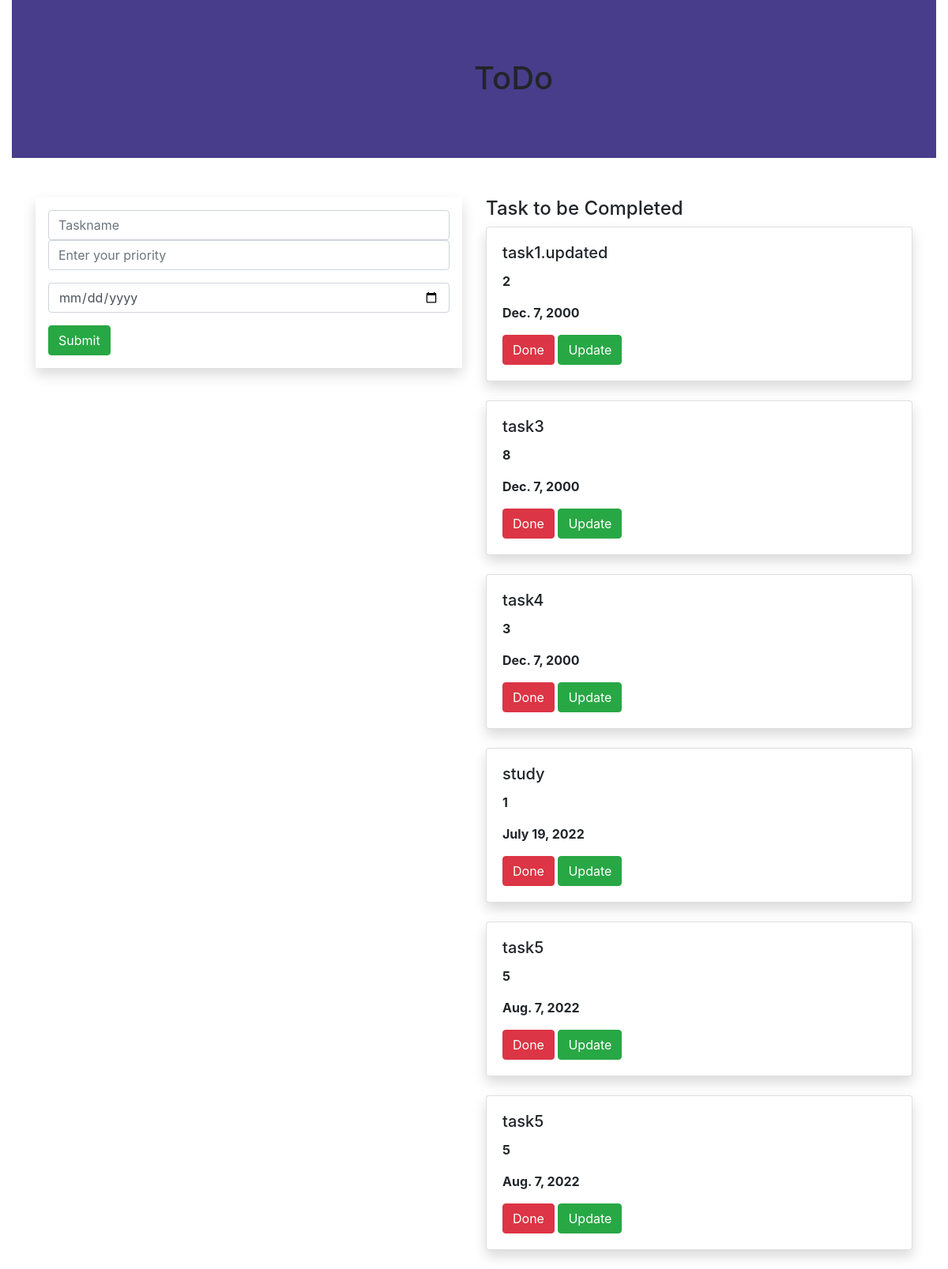
The page / on the database its author committed.
### todoapp/models.py (models this page shows, shortened)
class Task(models.Model):
    name = models.CharField(max_length=250)
    priority = models.IntegerField()
    date=models.DateField()

### todoapp/views.py (the view)
# urls.py: path('',views.home,name='home'),
def home(request):
    task1=Task.objects.all()
    if request.method=='POST':
        name=request.POST.get('task','')
        priority=request.POST.get('priority','')
        date=request.POST.get('date','')
        task=Task(name=name,priority=priority,date=date)
        task.save()
    return render(request,'home.html',{'task1':task1})

### templates/home.html (shortened to what this page needs)
{% extends 'base.html' %}
{% block content %}
<div class="container-fluid">
    <div class="row">
        <div class="col-md-12">
            <div class="banner">
                <div class="banner-text">
                    <h1> ToDo</h1>
                </div>
            </div>
        </div>
    </div>
</div>
<div class="container">
    <div class="row">
        <div class="col-md-6">
        <form method="POST" class="p-3 shadow">
            <div class=form-group">
      <input type="text"  class="form-control" name="task" placeholder="Taskname">
</div>
<div class ="form-group">
      <input type="text" class="form-control" name="priority" placeholder="Enter your priority">
</div>
<div class ="form-group">
      <input type="date" class="form-control" name="date" placeholder="Enter your date">
</div>
  <input type="submit" class="btn btn-success">
        </form>
    </div>
        <div class="col-md-6">
            <h4>Task to be Completed</h4>
            {% for i in task1 %}
            <div class=" shadow card">
                <div class="card-body">
                    <h5 class="card-title">{{i.name}} </h5>
                    <p><b>{{i.priority}}</b></p>
                     <p><b>{{i.date}}</b></p>
                    <a class="btn btn-danger" href="{% url 'delete' i.id %}">Done</a>
                    <a class="btn btn-success" href="{% url 'update' i.id %}">Update</a>
                </div>
            </div>
            <BR>
            {% endfor %}
        </div>
</div>
    </div>
{% endblock %}

### templates/base.html (shortened to what this page needs)
{% load static %}
<!DOCTYPE html>
<html lang="en">
<head>
    <link href="https://stackpath.bootstrapcdn.com/bootstrap/4.3.1/css/bootstrap.min.css" rel="stylesheet">
<link rel="stylesheet" href="{% static 'style.css'%}">
</head>
<body>
{% block content %}
{% endblock %}
</body>
</html>

### static/style.css (style rules this page uses)
.banner { background-color: darkslateblue; width :100%; height:200px; margin-bottom:50px; }
.banner-text { top:30%; left:50%; position:absolute; transform:transform; }

### rows shown on the page
Task: name "task1.updated", priority "2", date "Dec. 7, 2000"
Task: name "task3", priority "8", date "Dec. 7, 2000"
Task: name "task4", priority "3", date "Dec. 7, 2000"
Task: name "study", priority "1", date "July 19, 2022"
Task: name "task5", priority "5", date "Aug. 7, 2022"
Task: name "task5", priority "5", date "Aug. 7, 2022"
